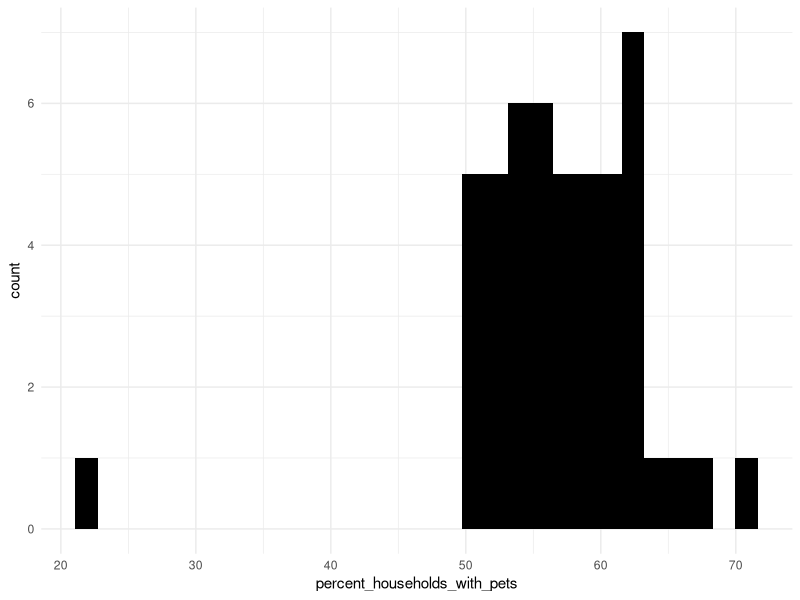
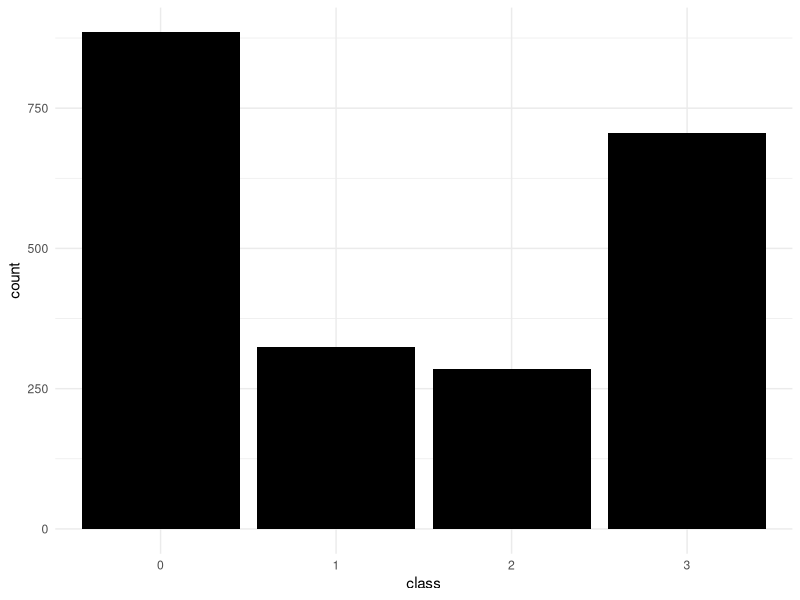
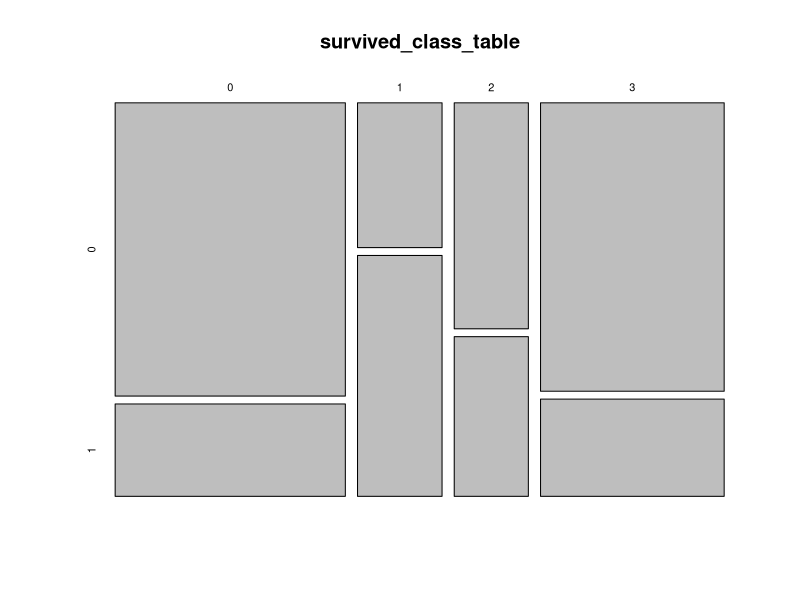
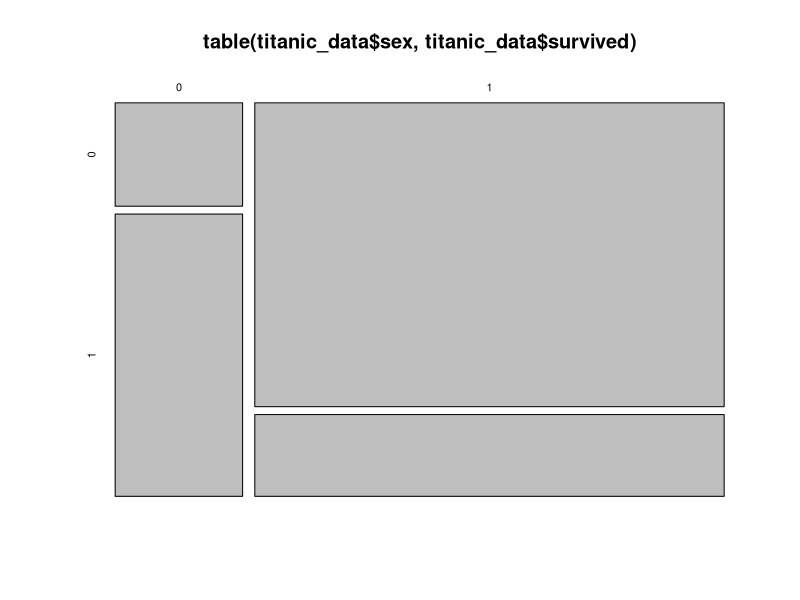
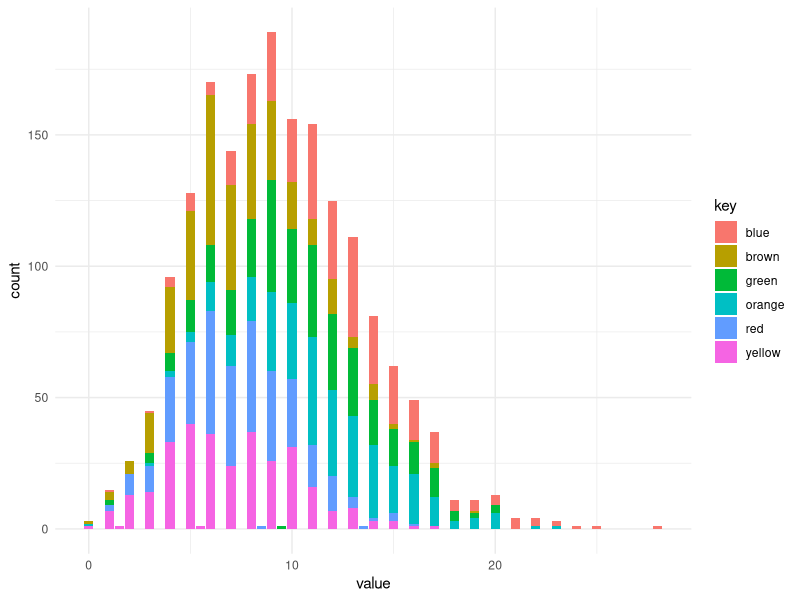
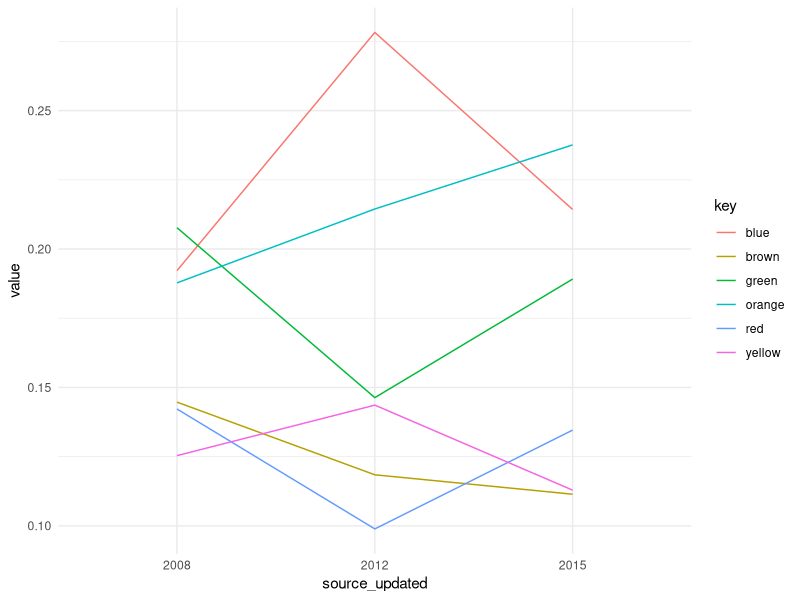

Generate these figures, in order, with R:
## ---- chunk 1
# Import libraries
library(tidyverse)
library(ggthemes)
library(knitr)
library(kableExtra)

# Set theme (don't worry about this now... you'll learn about it later)
theme_set(theme_minimal())

# Import data (don't worry about this now... you'll learn about it later)
catsvdogs_data <- read_delim('catsvdogs.txt', '|')

titanic_data <- read_delim('titanic.txt', '|') %>% 
  mutate(class = factor(class),
         adult = factor(adult),
         sex = factor(sex),
         survived = factor(survived))

mm_data <- read_delim('mmDATA.txt', '|')
## ---- chunk 2
# Response: 50% of more of households in every state, except one (D.C), have pets
ggplot(catsvdogs_data) +
  geom_histogram(aes(percent_households_with_pets), fill = 'black')
## ---- chunk 3
# Highest rate of pet ownership
(catsvdogs_data %>% 
  mutate('pet_owners' = percent_cat_owners + percent_dog_owners) %>% 
  arrange(pet_owners) %>% 
  select(location, pet_owners))[nrow(catsvdogs_data),] %>% 
  kable() %>% 
  kable_styling(full_width = F, position = "left")

# Lowest rate of pet ownership
(catsvdogs_data %>% 
    mutate('pet_owners' = percent_cat_owners + percent_dog_owners) %>% 
    arrange(pet_owners) %>% 
    select(location, pet_owners))[1,] %>% 
  kable() %>% 
  kable_styling(full_width = F, position = "left")
## ---- chunk 4
pet_preference <- catsvdogs_data %>% 
  mutate('pet_preference' = ifelse(percent_cat_owners >= percent_dog_owners, 'cats', 'dogs')) %>% 
  select(location, pet_preference)

# These states prefer dogs:
filter(pet_preference, pet_preference == 'dogs') %>% 
  select(location) %>% 
  kable() %>% 
  kable_styling(full_width = F, position = "left")

# These states prefer cats:
filter(pet_preference, pet_preference == 'cats') %>% 
  select(location) %>% 
  kable() %>% 
  kable_styling(full_width = F, position = "left")
## ---- chunk 5
ggplot(titanic_data) + 
  geom_bar(aes(class), fill = 'black')
## ---- chunk 6
(survived_class_table <- table(titanic_data$class, titanic_data$survived))
## ---- chunk 7
mosaicplot(survived_class_table)
## ---- chunk 8
mosaicplot(table(titanic_data$sex, titanic_data$survived))
## ---- chunk 9
mm_data_for_graph <- gather(select(mm_data, -source))

ggplot(mm_data_for_graph) +
  geom_bar(aes(value, fill = key))
## ---- chunk 10
colors_over_time <- mm_data %>% 
  mutate('source_updated' = str_sub(source, 3),
         sum = blue + orange + green + yellow + brown + red,
         blue_prop = blue / sum,
         orange_prop = orange / sum,
         green_prop = green / sum, 
         yellow_prop = yellow / sum,
         brown_prop = brown / sum,
         red_prop = red / sum) %>% 
  select(source_updated, blue_prop, orange_prop, green_prop, yellow_prop, brown_prop, red_prop) %>% 
  group_by(source_updated) %>% 
  summarise(blue = mean(blue_prop),
            orange = mean(orange_prop),
            green = mean(green_prop),
            yellow = mean(yellow_prop),
            brown = mean(brown_prop),
            red = mean(red_prop))

colors_over_time %>% gather(key, value, blue, orange, green, yellow, brown, red) %>% 
  ggplot(aes(x = source_updated, y = value, group = key, color = key)) +
  geom_line()
